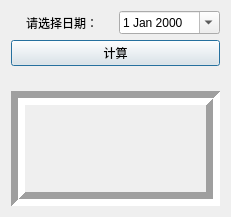
<?xml version="1.0" encoding="UTF-8"?>
<ui version="4.0">
 <class>MyDialog</class>
 <widget class="QDialog" name="MyDialog">
  <property name="geometry">
   <rect>
    <x>0</x>
    <y>0</y>
    <width>231</width>
    <height>217</height>
   </rect>
  </property>
  <property name="sizePolicy">
   <sizepolicy hsizetype="Fixed" vsizetype="Fixed">
    <horstretch>0</horstretch>
    <verstretch>0</verstretch>
   </sizepolicy>
  </property>
  <property name="minimumSize">
   <size>
    <width>231</width>
    <height>217</height>
   </size>
  </property>
  <property name="maximumSize">
   <size>
    <width>231</width>
    <height>217</height>
   </size>
  </property>
  <property name="windowTitle">
   <string>Dialog</string>
  </property>
  <property name="autoFillBackground">
   <bool>true</bool>
  </property>
  <property name="styleSheet">
   <string notr="true"/>
  </property>
  <layout class="QVBoxLayout" name="verticalLayout">
   <item>
    <layout class="QGridLayout" name="gridLayout_2">
     <item row="0" column="0">
      <widget class="QLabel" name="label">
       <property name="text">
        <string>请选择日期：</string>
       </property>
       <property name="alignment">
        <set>Qt::AlignCenter</set>
       </property>
      </widget>
     </item>
     <item row="0" column="1">
      <widget class="QDateEdit" name="dateEdit">
       <property name="calendarPopup">
        <bool>true</bool>
       </property>
      </widget>
     </item>
     <item row="1" column="0" colspan="2">
      <widget class="QPushButton" name="pushButton">
       <property name="text">
        <string>计算</string>
       </property>
      </widget>
     </item>
    </layout>
   </item>
   <item>
    <spacer name="verticalSpacer">
     <property name="orientation">
      <enum>Qt::Vertical</enum>
     </property>
     <property name="sizeType">
      <enum>QSizePolicy::Fixed</enum>
     </property>
     <property name="sizeHint" stdset="0">
      <size>
       <width>20</width>
       <height>19</height>
      </size>
     </property>
    </spacer>
   </item>
   <item>
    <widget class="QLabel" name="label_2">
     <property name="autoFillBackground">
      <bool>true</bool>
     </property>
     <property name="frameShape">
      <enum>QFrame::Box</enum>
     </property>
     <property name="frameShadow">
      <enum>QFrame::Sunken</enum>
     </property>
     <property name="lineWidth">
      <number>7</number>
     </property>
     <property name="midLineWidth">
      <number>0</number>
     </property>
     <property name="text">
      <string/>
     </property>
     <property name="alignment">
      <set>Qt::AlignCenter</set>
     </property>
    </widget>
   </item>
  </layout>
 </widget>
 <resources/>
 <connections/>
</ui>
